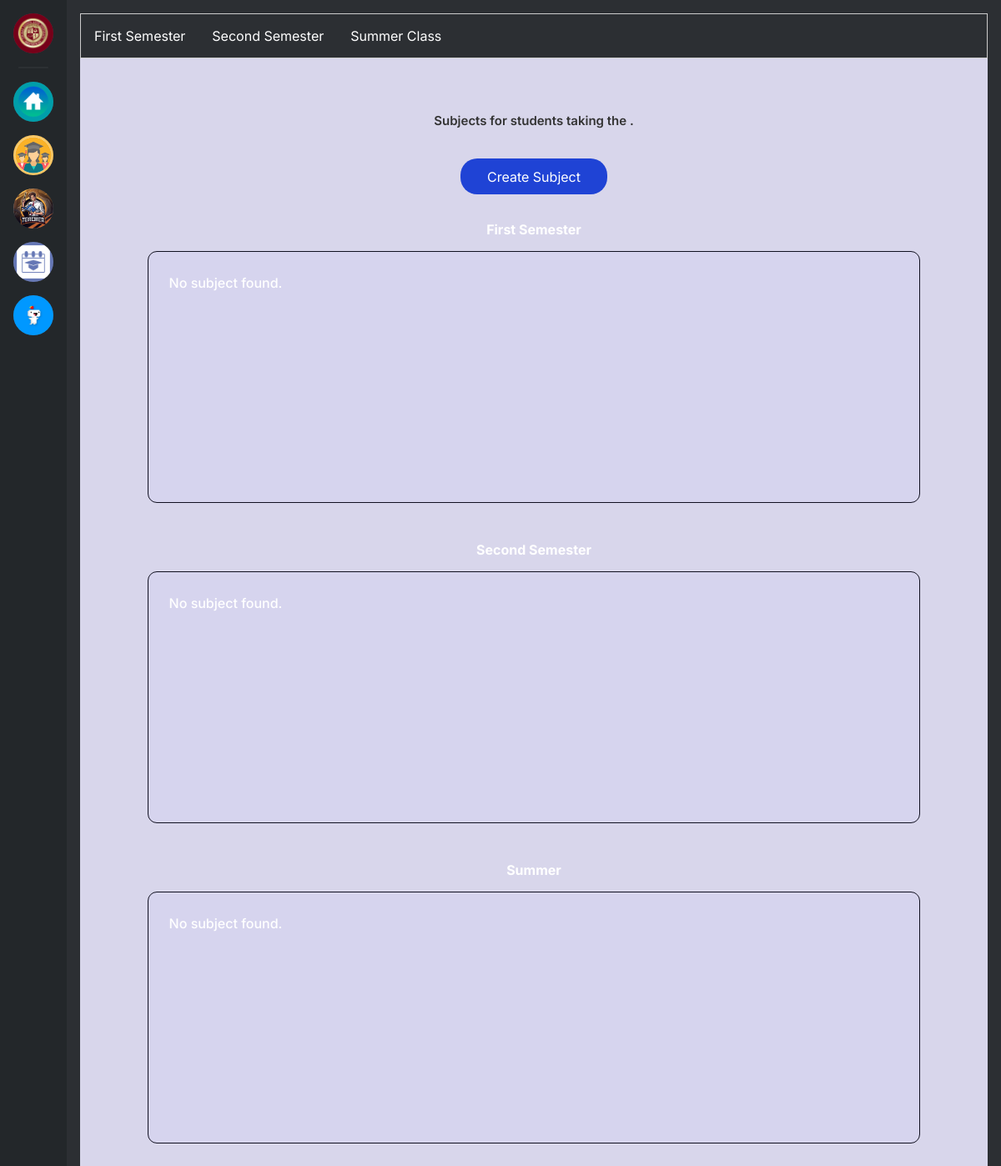
The page /admin/yearLevelPage.php (signed in) on the database its author committed.
### tables this page shows
CREATE TABLE `semester` (
  `semester_id` int(11) NOT NULL,
  `semester` varchar(122) NOT NULL
);

### admin/yearLevelPage.php (the view, shortened to what this page needs)
<?php
require "../functions/formfunctions.php";
?>
<!DOCTYPE html>
<html lang="en">
<head>
    <link href='https://unpkg.com/boxicons@2.1.4/css/boxicons.min.css' rel='stylesheet'>
    <link rel="stylesheet" href="../css/yearLevelPage.css">
    <link rel="stylesheet" href="../css/main.css" />
	<link rel="stylesheet" href="../css/reset.css" />
</head>
<body>
<?php require('../inc/header.php'); ?>
    <div class="content-container">
    <div class="tab">
                    <button class="tablinks" onclick="openCity(event, 'London')" id="defaultOpen">First Semester</button>
                    <button class="tablinks" onclick="openCity(event, 'Paris')">Second Semester</button>
                    <button class="tablinks" onclick="openCity(event, 'Tokyo')">Summer Class</button>
                </div>
        <div class="maincontainer">
            <div class="namebox">
                        <div class="txtbox1"><?= strtoupper($department->department_name) ?></div>
                    </div>
            <div class="txtbox2">Subjects for <?=$yearlevel->year_level?> students taking the <?= $course->course_name ?>.</div>
            <div class="createbtncontainer">
                <button class="create_btn" id="createSubject" onclick="openCreateModal()">Create Subject</button>
            </div>
            <div class="courseboxcontainer">
                <?php
                $newconnection = new Connection();
                $connection = $newconnection->openConnection();
                $stmt = $connection->prepare("SELECT * FROM semester");
                $stmt->execute();
                $semesters = $stmt->fetchAll(PDO::FETCH_OBJ);
                foreach($semesters as $semester){
                $sem = $semester->semester_id;
                ?>
                <div class="coursecontainer">
                    <div class="semestertxt"><?=$semester->semester?></div>
                    <div class="container1">
                        <?php
                            $newconnection = new Connection();
                            $connection = $newconnection->openConnection();
                            $stmt = $connection->prepare("SELECT * FROM subjects WHERE department_id = :department_id AND course_id = :course_id AND yearlevel_id = :yearlevel_id AND semester_id = :sem");
                            $stmt->bindParam(':department_id', $departmentId);
                            $stmt->bindParam(':course_id', $courseId);
                            $stmt->bindParam(':yearlevel_id', $yearlevelId);
                            $stmt->bindParam(':sem', $sem);
                            $stmt->execute();
                            $result = $stmt->fetchAll(PDO::FETCH_OBJ);
                            if (empty($result)) {
                                echo "<div class='nosubject'>No subject found.</div>";
                            }
                        ?>
                    </div>
                </div>
                <?php
                }
                ?>
            </div>
        </div>
    </div>
</body>
</html>

### css/yearLevelPage.css (style rules this page uses)
* { margin: 0; padding: 0; box-sizing: border-box; font-family: 'Inter', sans-serif; }
body { overflow: hidden; background-color: rgba(46, 46, 101, 0.716); }
.maincontainer { max-width: 100%; max-height: 99vh; background-color: #d8d6eb; overflow-y: auto; overflow-x: hidden; }
.namebox { display: flex; flex-direction: column; align-items: center; }
.txtbox1 { margin-top: 10px; height: 30px; width: 100%; font-size: 28px; font-weight: 900; text-align: center; color: rgb(210, 210, 210); }
.txtbox2 { line-height: 30px; margin: 20px 0 40px 0; height: 20px; width: 100%; font-size: 15px; font-weight: 600; text-align: center; color: #333; }
.courseboxcontainer { display: flex; flex-direction: column; justify-content: center; align-items: center; }
.coursecontainer { display: flex; flex-direction: column; justify-content: center; align-items: center; border-radius: 20px; width: 85%; margin-bottom: 30px; }
.container1 { display: flex; flex-direction: column; width: 100%; height: 300px; background-color: rgba(214, 211, 240, 0.73); outline: 1px solid rgb(16, 16, 32); border-radius: 10px; padding: 5px; margin: 5px; }
.nosubject { font-weight: 500; margin: 20px; }
.semestertxt { font-weight: 700; margin: 10px; }
button { cursor: pointer; display: flex; align-items: center; justify-content: center; font-size: 12px; margin: 0 5px 0 5px; padding: 0.5rem 0.7rem; border-radius: 10px; border: none; background-color: #131124; }
.createbtncontainer { display: flex; align-items: center; justify-content: center; }
.create_btn, .submitbtn { border: none; margin-bottom: 20px ; padding: 0.6rem 2rem; color: white; background-color: rgb(31, 67, 213); border-radius: 20px; }
.tab { overflow: hidden; border: 1px solid #ccc; }
.tab button { background-color: inherit; float: left; border: none; outline: none; cursor: pointer; padding: 14px 16px; transition: 0.3s; }

### css/main.css (style rules this page uses)
:root { --color-blurple: #7289da; --color-not-quite-black: #23272a; --color-dark: #2c2f33; --color-lighter-dark: #45494e; --color-full-white: #ffffff; --color-grey-white: #B9BBBE; --color-grey-dark: #242629; --color-actually-black: #000000; --color-fantastic-green: #00ae7a; }
body { background: var(--color-dark); font-family: "Open Sans", sans-serif; color: var(--color-full-white); min-height: 100vh; }
.content-container { margin-left: 80px; padding: 1rem; box-sizing: border-box; z-index: 10; position: relative; }

### css/students.css (style rules this page uses)
* { margin: 0; padding: 0; box-sizing: border-box; font-family: 'Inter', sans-serif; }
body { overflow: hidden; background-color: rgba(46, 46, 101, 0.716); }
button { cursor: pointer; display: flex; align-items: center; justify-content: center; font-size: 12px; border: none; background-color: #131124; color: white; }
.createbtncontainer { display: flex; align-items: center; justify-content: center; }
.create_btn, .submitbtn { border: none; padding: 0.6rem 2rem; color: white; background-color: rgb(31, 67, 213); border-radius: 20px; }

### rows shown on the page
semester: semester "First Semester"
semester: semester "Second Semester"
semester: semester "Summer"
